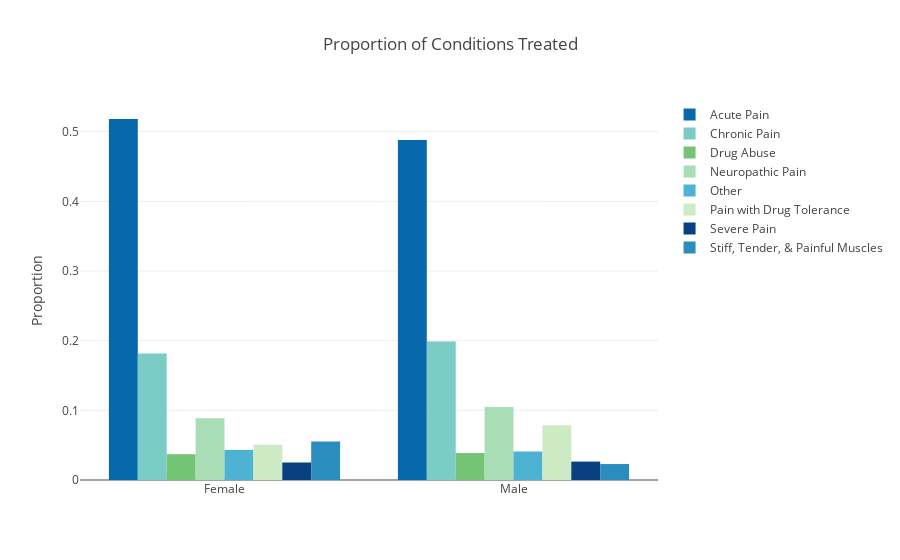

Notebook source saved alongside this figure:
### Code cell
#interactive plot
groups = data8.group.unique()
    
trace = []
for i in range(0, len(groups)):
    trace.append(go.Bar(x = ["Female", "Male"],
                        y = data8.prop[data8.group == groups[i]],
                        name = groups[i],
                        marker = dict(color=col[groups[i]])
                        ))
    
layout = go.Layout(title = 'Proportion of Conditions Treated', 
                   yaxis = dict(title = 'Proportion'))
    
iplot(go.Figure(data = trace, layout = layout))

### Figure 1 — Plotly figure (JSON) as saved in the notebook; plotly's stock layout.template omitted (floating-point values rounded to 4 significant figures)
{"data": [{"marker": {"color": "rgb(8,104,172)"}, "name": "Acute Pain", "type": "bar", "uid": "5ce342be-abd5-11e8-8611-f0e2b0e4142d", "x": ["Female", "Male"], "y": [0.5182, 0.4879]}, {"marker": {"color": "rgb(123,204,196)"}, "name": "Chronic Pain", "type": "bar", "uid": "5ce3503e-abd5-11e8-a793-f0e2b0e4142d", "x": ["Female", "Male"], "y": [0.1817, 0.199]}, {"marker": {"color": "rgb(116,196,118)"}, "name": "Drug Abuse", "type": "bar", "uid": "5ce3503f-abd5-11e8-b329-f0e2b0e4142d", "x": ["Female", "Male"], "y": [0.03703, 0.0387]}, {"marker": {"color": "rgb(168,221,181)"}, "name": "Neuropathic Pain", "type": "bar", "uid": "5ce35040-abd5-11e8-9008-f0e2b0e4142d", "x": ["Female", "Male"], "y": [0.08869, 0.1048]}, {"marker": {"color": "rgb(78,179,211)"}, "name": "Other", "type": "bar", "uid": "5ce35041-abd5-11e8-bf2f-f0e2b0e4142d", "x": ["Female", "Male"], "y": [0.0432, 0.04095]}, {"marker": {"color": "rgb(204,235,197)"}, "name": "Pain with Drug Tolerance", "type": "bar", "uid": "5ce35042-abd5-11e8-ba39-f0e2b0e4142d", "x": ["Female", "Male"], "y": [0.05051, 0.07868]}, {"marker": {"color": "rgb(8,64,129)"}, "name": "Severe Pain", "type": "bar", "uid": "5ce35043-abd5-11e8-a215-f0e2b0e4142d", "x": ["Female", "Male"], "y": [0.02514, 0.02644]}, {"marker": {"color": "rgb(43,140,190)"}, "name": "Stiff, Tender, & Painful Muscles", "type": "bar", "uid": "5ce35044-abd5-11e8-bee5-f0e2b0e4142d", "x": ["Female", "Male"], "y": [0.05531, 0.0229]}], "layout": {"title": "Proportion of Conditions Treated", "yaxis": {"title": "Proportion"}}}
